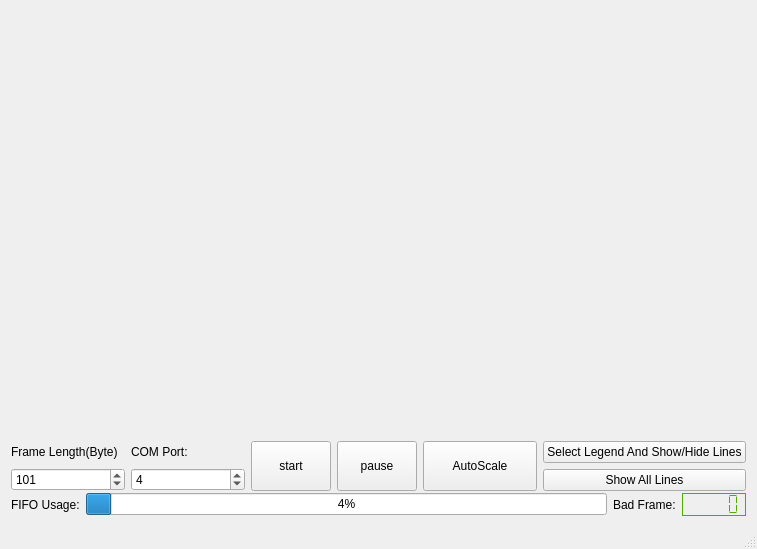
<?xml version="1.0" encoding="UTF-8"?>
<ui version="4.0">
 <class>MainWindow</class>
 <widget class="QMainWindow" name="MainWindow">
  <property name="geometry">
   <rect>
    <x>0</x>
    <y>0</y>
    <width>757</width>
    <height>549</height>
   </rect>
  </property>
  <property name="windowTitle">
   <string>NPURocket</string>
  </property>
  <widget class="QWidget" name="centralWidget">
   <layout class="QGridLayout" name="gridLayout">
    <item row="0" column="0">
     <layout class="QVBoxLayout" name="verticalLayout" stretch="9,1,0">
      <property name="spacing">
       <number>2</number>
      </property>
      <item>
       <widget class="QCustomPlot" name="customPlot" native="true"/>
      </item>
      <item>
       <layout class="QHBoxLayout" name="horizontalLayout_3">
        <item>
         <layout class="QVBoxLayout" name="verticalLayout_3">
          <item>
           <widget class="QLabel" name="label">
            <property name="text">
             <string>Frame Length(Byte)</string>
            </property>
           </widget>
          </item>
          <item>
           <widget class="QSpinBox" name="spinBox_frameLength">
            <property name="minimum">
             <number>1</number>
            </property>
            <property name="maximum">
             <number>999</number>
            </property>
            <property name="value">
             <number>101</number>
            </property>
           </widget>
          </item>
         </layout>
        </item>
        <item>
         <layout class="QVBoxLayout" name="verticalLayout_4">
          <item>
           <widget class="QLabel" name="label_4">
            <property name="text">
             <string>COM Port:</string>
            </property>
           </widget>
          </item>
          <item>
           <widget class="QSpinBox" name="spinBox_comPort">
            <property name="minimum">
             <number>1</number>
            </property>
            <property name="maximum">
             <number>999</number>
            </property>
            <property name="value">
             <number>4</number>
            </property>
           </widget>
          </item>
         </layout>
        </item>
        <item>
         <layout class="QHBoxLayout" name="horizontalLayout_2">
          <item>
           <widget class="QPushButton" name="pushButton_open">
            <property name="sizePolicy">
             <sizepolicy hsizetype="Minimum" vsizetype="Expanding">
              <horstretch>0</horstretch>
              <verstretch>0</verstretch>
             </sizepolicy>
            </property>
            <property name="text">
             <string>start</string>
            </property>
           </widget>
          </item>
          <item>
           <widget class="QPushButton" name="pushButton_close">
            <property name="sizePolicy">
             <sizepolicy hsizetype="Minimum" vsizetype="Expanding">
              <horstretch>0</horstretch>
              <verstretch>0</verstretch>
             </sizepolicy>
            </property>
            <property name="text">
             <string>pause</string>
            </property>
           </widget>
          </item>
         </layout>
        </item>
        <item>
         <layout class="QHBoxLayout" name="horizontalLayout">
          <item>
           <widget class="QPushButton" name="pushButton_autoscale">
            <property name="sizePolicy">
             <sizepolicy hsizetype="Minimum" vsizetype="Expanding">
              <horstretch>0</horstretch>
              <verstretch>0</verstretch>
             </sizepolicy>
            </property>
            <property name="text">
             <string>AutoScale</string>
            </property>
           </widget>
          </item>
         </layout>
        </item>
        <item>
         <layout class="QVBoxLayout" name="verticalLayout_2">
          <item>
           <widget class="QPushButton" name="pushButton_ShowHide">
            <property name="sizePolicy">
             <sizepolicy hsizetype="Minimum" vsizetype="Expanding">
              <horstretch>0</horstretch>
              <verstretch>0</verstretch>
             </sizepolicy>
            </property>
            <property name="text">
             <string>Select Legend And Show/Hide Lines</string>
            </property>
           </widget>
          </item>
          <item>
           <widget class="QPushButton" name="pushButton_ShowAll">
            <property name="sizePolicy">
             <sizepolicy hsizetype="Minimum" vsizetype="Expanding">
              <horstretch>0</horstretch>
              <verstretch>0</verstretch>
             </sizepolicy>
            </property>
            <property name="text">
             <string>Show All Lines</string>
            </property>
           </widget>
          </item>
         </layout>
        </item>
       </layout>
      </item>
      <item>
       <layout class="QHBoxLayout" name="horizontalLayout_4">
        <item>
         <widget class="QLabel" name="label_2">
          <property name="text">
           <string>FIFO Usage:</string>
          </property>
         </widget>
        </item>
        <item>
         <widget class="QProgressBar" name="progressBar">
          <property name="maximum">
           <number>500</number>
          </property>
          <property name="value">
           <number>24</number>
          </property>
         </widget>
        </item>
        <item>
         <widget class="QLabel" name="label_3">
          <property name="frameShape">
           <enum>QFrame::NoFrame</enum>
          </property>
          <property name="frameShadow">
           <enum>QFrame::Plain</enum>
          </property>
          <property name="text">
           <string>Bad Frame:</string>
          </property>
         </widget>
        </item>
        <item>
         <widget class="QLCDNumber" name="lcdNumber_badFrame">
          <property name="styleSheet">
           <string notr="true">color: rgb(85, 170, 0);
border-color: rgb(0, 170, 0);</string>
          </property>
          <property name="frameShadow">
           <enum>QFrame::Plain</enum>
          </property>
          <property name="segmentStyle">
           <enum>QLCDNumber::Flat</enum>
          </property>
          <property name="value" stdset="0">
           <double>0.000000000000000</double>
          </property>
         </widget>
        </item>
       </layout>
      </item>
     </layout>
    </item>
   </layout>
  </widget>
  <widget class="QMenuBar" name="menuBar">
   <property name="geometry">
    <rect>
     <x>0</x>
     <y>0</y>
     <width>757</width>
     <height>23</height>
    </rect>
   </property>
  </widget>
  <widget class="QStatusBar" name="statusBar"/>
 </widget>
 <layoutdefault spacing="6" margin="11"/>
 <customwidgets>
  <customwidget>
   <class>QCustomPlot</class>
   <extends>QWidget</extends>
   <header>qcustomplot.h</header>
   <container>1</container>
  </customwidget>
 </customwidgets>
 <resources/>
 <connections/>
</ui>
